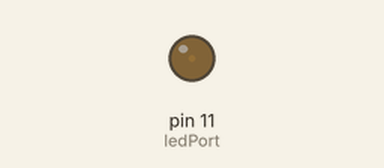
This sketch was run on a simulated Arduino Uno, built with avr-gcc and run on an emulated ATmega328P. Parts: output pins drawn as LEDs (lit = HIGH).

Above: at 0.05 s.
At 2.3 s:
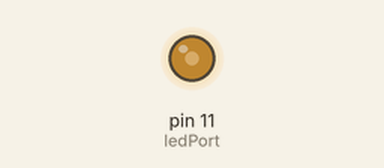
At 4.6 s:
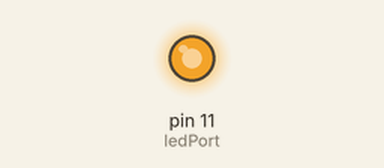
At 9.2 s:
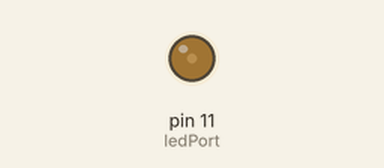
Timing chart, 0 to 13.3 s (numbered marks = the images above):
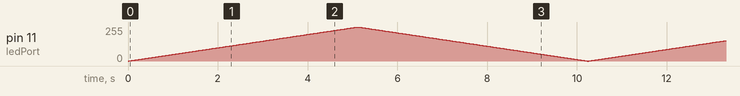

The sketch:

Arduino_GradualLED.ino
```cpp
/*
  Author: Michael Gates
  Date: 4 November 2016
  Description: Makes an LED brighter and dimmer gradually via a for loop
*/

int ledPort = 11;

int minBrightness = 0;
int maxBrightness = 255;

int myDelay = 20;

void setup()
{
  // You do not need to call pinMode() to set the pin as an output before calling analogWrite().
}

void loop()
{
  for(int i=minBrightness; i<=maxBrightness; i++)
  {
    analogWrite(ledPort, i);
    delay(myDelay);
  }
  for(int i=maxBrightness; i>=minBrightness; i--)
  {
    analogWrite(ledPort, i);
    delay(myDelay);
  }
}
```
